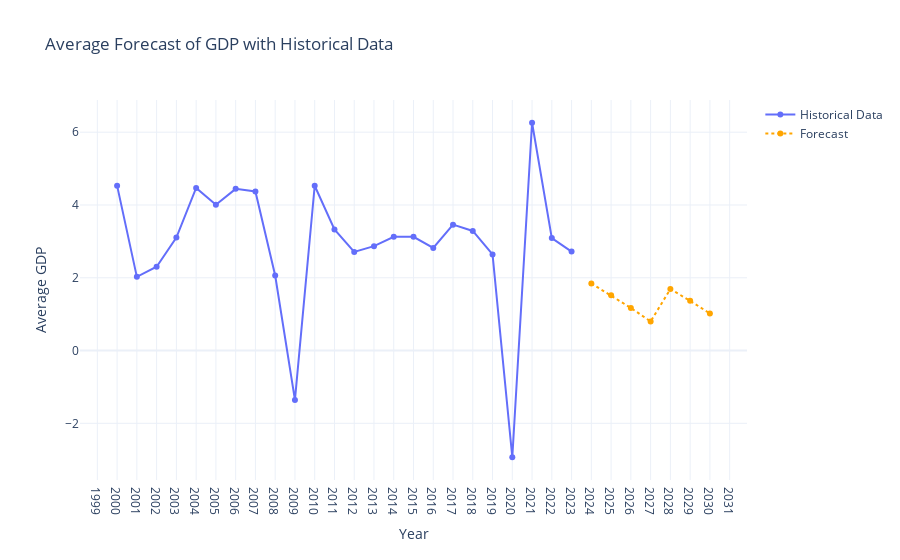

Here is the notebook cell this chart was saved with:
### Code cell
def forecast_by_country_prophet(df, column, start_year=2024, end_year=2030):
    forecast_results = []
    historical_years = df['Year'].unique()
    historical_data = []

    country_data = df[df['Country Name'] == 'World'][['Year', column]].rename(columns={'Year': 'ds', column: 'y'})

    # Check for NaN values and drop them
    country_data = country_data.dropna()

    if len(country_data) < 2:
        raise ValueError(f"Not enough data to fit the model for 'World'. Found {len(country_data)} non-NaN rows.")

    historical_data = country_data['y'].values

    model = Prophet()
    model.fit(country_data)

    future_years = pd.date_range(start=f'{start_year}-01-01', end=f'{end_year}-12-31', freq='Y')
    future = pd.DataFrame({'ds': future_years})

    forecast = model.predict(future)
    forecast_results.append(forecast['yhat'].values)

    average_forecast = pd.DataFrame(forecast_results).mean()
    return future_years.year, average_forecast, historical_years, historical_data

def plot_average_forecast_plotly_with_history(future_years, average_forecast, historical_years, historical_data, column_name):
    fig = go.Figure()

    fig.add_trace(go.Scatter(x=historical_years, y=historical_data,
                             mode='lines+markers',
                             name='Historical Data',
                             line=dict(width=2, dash='solid')))

    fig.add_trace(go.Scatter(x=future_years, y=average_forecast,
                             mode='lines+markers',
                             name='Forecast',
                             line=dict(color='orange', width=2, dash='dot')))

    fig.update_layout(title=f'Average Forecast of {column_name} with Historical Data',
                      xaxis_title='Year',
                      yaxis_title=f'Average {column_name}',
                      xaxis=dict(tickmode='linear'),
                      template='plotly_white')
    
    fig.show()

file_path = 'merged_df.xlsx'
df = pd.read_excel(file_path, sheet_name='Sheet1')

# Forecasting for GDP and calculating the average using Prophet
try:
    future_years, avg_gdp_forecast, historical_years, historical_data = forecast_by_country_prophet(df, 'Value_GDP')
    
    # Plot the historical and forecasted GDP data
    plot_average_forecast_plotly_with_history(future_years, avg_gdp_forecast, historical_years, historical_data, 'GDP')

    avg_gdp_forecast_df = pd.DataFrame({'Year': future_years, 'Average GDP Forecast': avg_gdp_forecast})
    print(avg_gdp_forecast_df)
except ValueError as e:
    print(e)

### Figure 1 — Plotly figure (JSON) as saved in the notebook; plotly's stock layout.template omitted (floating-point values rounded to 4 significant figures)
{"data": [{"line": {"dash": "solid", "width": 2}, "mode": "lines+markers", "name": "Historical Data", "type": "scatter", "x": [2000, 2001, 2002, 2003, 2004, 2005, 2006, 2007, 2008, 2009, 2010, 2011, 2012, 2013, 2014, 2015, 2016, 2017, 2018, 2019, 2020, 2021, 2022, 2023], "y": [4.531, 2.025, 2.303, 3.104, 4.469, 4.006, 4.443, 4.373, 2.062, -1.356, 4.53, 3.327, 2.709, 2.868, 3.124, 3.126, 2.821, 3.46, 3.287, 2.642, -2.932, 6.26, 3.09, 2.719]}, {"line": {"color": "orange", "dash": "dot", "width": 2}, "mode": "lines+markers", "name": "Forecast", "type": "scatter", "x": [2024, 2025, 2026, 2027, 2028, 2029, 2030], "y": [1.843, 1.519, 1.171, 0.7995, 1.69, 1.366, 1.018]}], "layout": {"title": {"text": "Average Forecast of GDP with Historical Data"}, "xaxis": {"tickmode": "linear", "title": {"text": "Year"}}, "yaxis": {"title": {"text": "Average GDP"}}}}
